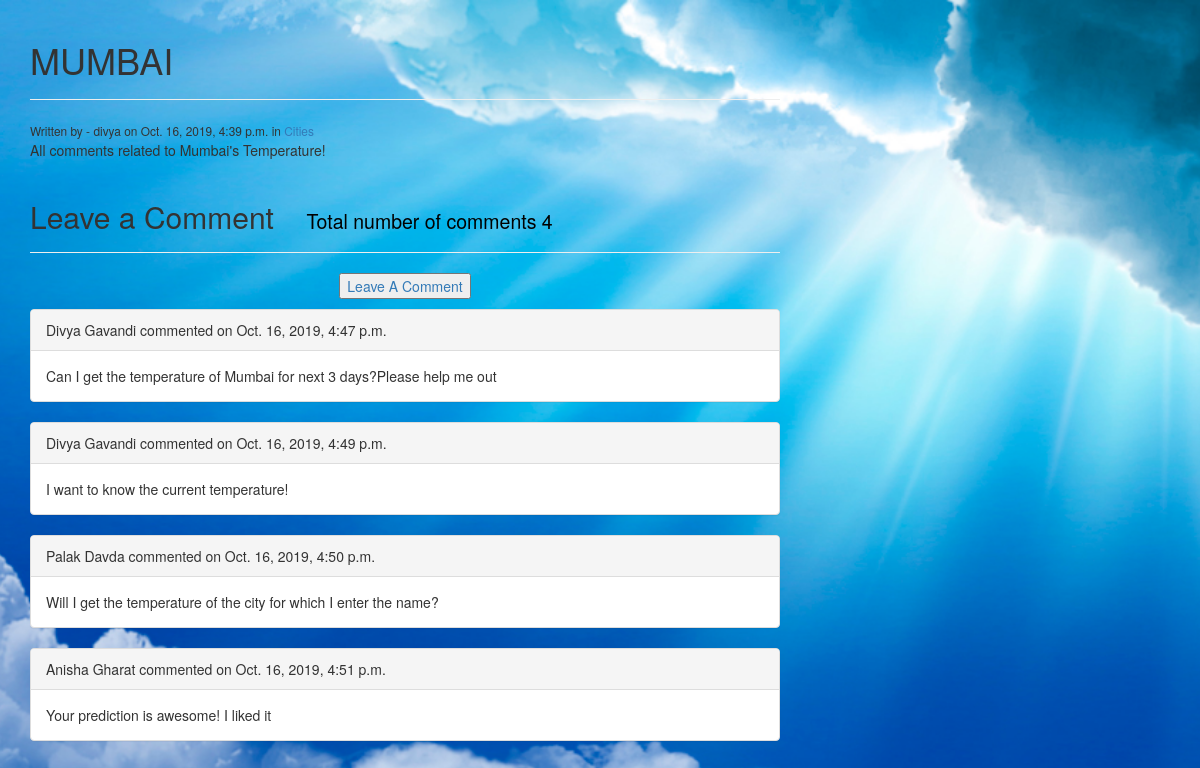
The app's page /comment_app/mumbai/ with its own data.
### comment_app/models.py (models this page shows, shortened)
class Post(models.Model):
	STATUS_CHOICES = (
		('draft','Draft'),
		('published','Published'),
	)
	category = models.ForeignKey('Category',on_delete = models.CASCADE,)
	title = models.CharField(max_length = 250)
	slug = models.SlugField(max_length = 250,unique = True)
	content = models.TextField()
	seo_title = models.CharField(max_length = 250)
	seo_description = models.CharField(max_length = 250)
	author = models.ForeignKey(User,on_delete= models.PROTECT,related_name = 'blog_posts')
	published = models.DateTimeField(default = timezone.now)
	created = models.DateTimeField(auto_now_add=True)
	updated = models.DateTimeField(auto_now=True)
	status = models.CharField(max_length=9,choices = STATUS_CHOICES,default = 'draft')

class Category(models.Model):
	name = models.CharField(max_length = 250)
	slug = models.SlugField(max_length = 250,unique  = True)
	class Meta:
		ordering = ('name',)
		verbose_name = 'category'
		verbose_name_plural = 'categories'
	def get_absolute_url(self):
		return reverse('comment_app:list_of_post_by_category',args = [self.slug])
	def __str__(self):
		return self.name

class Comment(models.Model):
	post = models.ForeignKey('Post', related_name = 'comments',on_delete = models.CASCADE,)
	user = models.CharField(max_length = 250)
	email = models.EmailField()
	body = models.TextField()
	created = models.DateTimeField(auto_now_add = True)
	approved = models.BooleanField(default = False)
	def approved(self):
		self.approved = True
		self.save()

### comment_app/views.py (the view)
# urls.py: url(r'^(?P<slug>[-\w]+)/$',views.post_detail, name='post_detail'),
def post_detail(request,slug):
	post = get_object_or_404(Post,slug = slug)
	template = 'comment_app/post/post_detail.html'
	context = {'post':post}
	return render(request,template, context)

### comment_app/templates/comment_app/post/post_detail.html (shortened to what this page needs)
{% extends 'comment_app/base.html'%}
{% load static %}
{% block content %}
<!DOCTYPE html>
<html>
<head>
<body class="ab">
<div class="row">
	<div class="col-md-8">
		<div class="page-header">
		<h1>{{post.title}}</h1>
		</div>
		<small>Written by - {{post.author}} on {{post.published}} in <a href="{{post.category.get_absolute_url}}">{{post.category}}</a></small>
		{{post.content|linebreaks}}
		<div class="page-header">
		<h2>Leave a Comment<small style="color: black"> &nbsp;&nbsp;&nbsp;&nbsp; Total number of comments {{post.comments.count}}</small></h1>
		</div>
		<p class="text-center"><button type="button" class="btn-btn-default"><a href="{% url 'comment_app:add_comment' slug=post.slug %}">Leave A Comment</a></button></p>
		{% for comment in post.comments.all %}
		<div class="panel panel-default">
			<div class="panel-heading">{{ comment.user}} commented on {{ comment.created}}</div>
			<div class="panel-body">{{ comment.body}}</div>
		</div>
		{% empty %}
		<p>There is no comments</p>
		{% endfor %}
	</div>
</div>
{% endblock %}

### comment_app/templates/comment_app/base.html (shortened to what this page needs)
{% load static %}
<!DOCTYPE html>
<html lang="en">
  <head>
	<link rel="stylesheet" type="text/css" href="{% static 'css/bootstrap.min.css'%}">
	<link rel="stylesheet" type="text/css" href="{% static 'css/ie10-viewport-bug-workaround.css'%}">
  </head>
<body>
	<div class="container">
		{% block content %}
		{% endblock %}
	</div>
</body>
</html>

### records on screen
Post: title "MUMBAI", author "divya", published "Oct. 16, 2019, 4:39 p.m.", category "Cities", content "All comments related to Mumbai's Temperature!", comments.count "4"
Comment: user "Divya Gavandi", created "Oct. 16, 2019, 4:47 p.m.", body "Can I get the temperature of Mumbai for next 3 days?Please help me out"
Comment: user "Divya Gavandi", created "Oct. 16, 2019, 4:49 p.m.", body "I want to know the current temperature!"
Comment: user "Palak Davda", created "Oct. 16, 2019, 4:50 p.m.", body "Will I get the temperature of the city for which I enter the name?"
Comment: user "Anisha Gharat", created "Oct. 16, 2019, 4:51 p.m.", body "Your prediction is awesome! I liked it"
